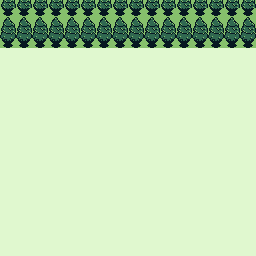

A level layout from a 2D game, rendered from its tile map. Below: a short description, then the map file with tile-grid data replaced by summaries:
An orthogonal 32x32 tile map with 8x8 px tiles, 3 tile layers (Ground, Buildings, Planets), 6 tilesets.

<map version="1.5" tiledversion="1.6.0" orientation="orthogonal" renderorder="right-down" width="32" height="32" tilewidth="8" tileheight="8" infinite="0" nextlayerid="7" nextobjectid="3">
 <tileset firstgid="1" source="gameboy_rpg_v01.tsx" />
 <tileset firstgid="1025" source="Overworld.tsx" />
 <tileset firstgid="2089" source="gameboy_rpg_v03.tsx" />
 <tileset firstgid="3113" source="gameboy_rpg_v07.tsx" />
 <tileset firstgid="5161" source="gameboy_rpg_v09.tsx" />
 <tileset firstgid="12476" source="gameboy_outdoor_assets_v1.2.tsx" />
 <layer id="1" name="Ground" width="32" height="32">
  <data>[1024 cells, 1024 non-empty, 54 distinct tile ids]</data>
 </layer>
 <layer id="6" name="Buildings" width="32" height="32">
  <data>[1024 cells, 0 non-empty, 0 distinct tile ids]</data>
 </layer>
 <layer id="5" name="Planets" width="32" height="32">
  <data>[1024 cells, 0 non-empty, 0 distinct tile ids]</data>
 </layer>
</map>
